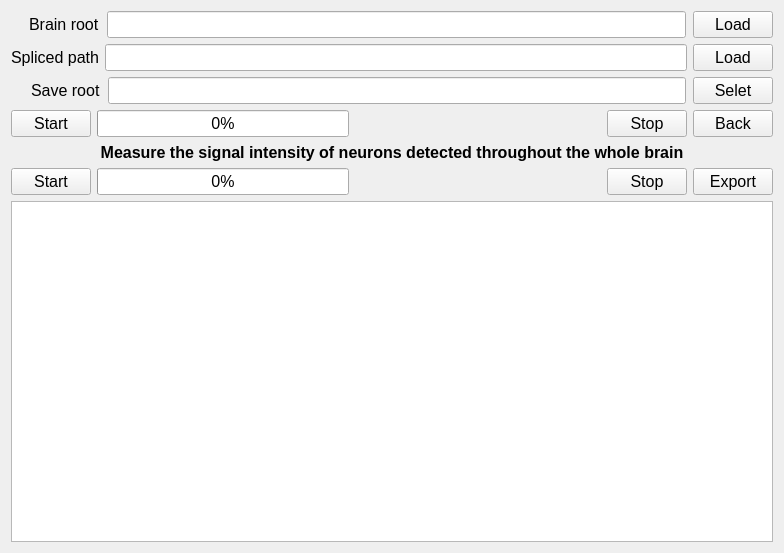
<?xml version="1.0" encoding="UTF-8"?>
<ui version="4.0">
 <class>Post</class>
 <widget class="QWidget" name="Post">
  <property name="geometry">
   <rect>
    <x>0</x>
    <y>0</y>
    <width>784</width>
    <height>553</height>
   </rect>
  </property>
  <property name="font">
   <font>
    <family>Arial</family>
    <pointsize>12</pointsize>
    <weight>50</weight>
    <italic>false</italic>
    <bold>false</bold>
   </font>
  </property>
  <property name="windowTitle">
   <string>Post</string>
  </property>
  <property name="styleSheet">
   <string notr="true">*{
	font: 12pt &quot;Arial&quot;;
}</string>
  </property>
  <layout class="QVBoxLayout" name="verticalLayout_2">
   <item>
    <layout class="QVBoxLayout" name="verticalLayout">
     <item>
      <layout class="QHBoxLayout" name="horizontalLayout">
       <property name="spacing">
        <number>7</number>
       </property>
       <property name="leftMargin">
        <number>18</number>
       </property>
       <item>
        <widget class="QLabel" name="label">
         <property name="text">
          <string>Brain root</string>
         </property>
        </widget>
       </item>
       <item>
        <widget class="QLineEdit" name="BrainRootLine"/>
       </item>
       <item>
        <widget class="QPushButton" name="LoadBrain">
         <property name="text">
          <string>Load</string>
         </property>
        </widget>
       </item>
      </layout>
     </item>
     <item>
      <layout class="QHBoxLayout" name="horizontalLayout_2">
       <item>
        <widget class="QLabel" name="label_2">
         <property name="text">
          <string>Spliced path</string>
         </property>
        </widget>
       </item>
       <item>
        <widget class="QLineEdit" name="SplicePathLine"/>
       </item>
       <item>
        <widget class="QPushButton" name="LoadSpliced">
         <property name="text">
          <string>Load</string>
         </property>
        </widget>
       </item>
      </layout>
     </item>
     <item>
      <layout class="QHBoxLayout" name="horizontalLayout_3">
       <property name="spacing">
        <number>7</number>
       </property>
       <property name="leftMargin">
        <number>20</number>
       </property>
       <item>
        <widget class="QLabel" name="label_3">
         <property name="text">
          <string>Save root</string>
         </property>
        </widget>
       </item>
       <item>
        <widget class="QLineEdit" name="SaveRootLine"/>
       </item>
       <item>
        <widget class="QPushButton" name="SeletSave">
         <property name="text">
          <string>Selet</string>
         </property>
        </widget>
       </item>
      </layout>
     </item>
     <item>
      <layout class="QHBoxLayout" name="horizontalLayout_4">
       <item>
        <widget class="QPushButton" name="Start">
         <property name="text">
          <string>Start</string>
         </property>
        </widget>
       </item>
       <item>
        <widget class="QProgressBar" name="progressBar">
         <property name="value">
          <number>0</number>
         </property>
        </widget>
       </item>
       <item>
        <spacer name="horizontalSpacer">
         <property name="orientation">
          <enum>Qt::Horizontal</enum>
         </property>
         <property name="sizeHint" stdset="0">
          <size>
           <width>40</width>
           <height>20</height>
          </size>
         </property>
        </spacer>
       </item>
       <item>
        <widget class="QPushButton" name="Stop">
         <property name="text">
          <string>Stop</string>
         </property>
        </widget>
       </item>
       <item>
        <widget class="QPushButton" name="Back">
         <property name="text">
          <string>Back</string>
         </property>
        </widget>
       </item>
      </layout>
     </item>
     <item>
      <widget class="QLabel" name="label_4">
       <property name="font">
        <font>
         <family>Arial</family>
         <pointsize>12</pointsize>
         <weight>50</weight>
         <italic>false</italic>
         <bold>false</bold>
        </font>
       </property>
       <property name="contextMenuPolicy">
        <enum>Qt::NoContextMenu</enum>
       </property>
       <property name="layoutDirection">
        <enum>Qt::LeftToRight</enum>
       </property>
       <property name="text">
        <string>&lt;html&gt;&lt;head/&gt;&lt;body&gt;&lt;p&gt;&lt;span style=&quot; font-weight:600;&quot;&gt;Measure the signal intensity of neurons detected throughout the whole brain&lt;/span&gt;&lt;/p&gt;&lt;/body&gt;&lt;/html&gt;</string>
       </property>
       <property name="alignment">
        <set>Qt::AlignCenter</set>
       </property>
      </widget>
     </item>
     <item>
      <layout class="QHBoxLayout" name="horizontalLayout_5">
       <item>
        <widget class="QPushButton" name="Start_intensity">
         <property name="text">
          <string>Start</string>
         </property>
        </widget>
       </item>
       <item>
        <widget class="QProgressBar" name="progressBar_inetensity">
         <property name="value">
          <number>0</number>
         </property>
        </widget>
       </item>
       <item>
        <spacer name="horizontalSpacer_2">
         <property name="orientation">
          <enum>Qt::Horizontal</enum>
         </property>
         <property name="sizeHint" stdset="0">
          <size>
           <width>40</width>
           <height>20</height>
          </size>
         </property>
        </spacer>
       </item>
       <item>
        <widget class="QPushButton" name="Stop_intensity">
         <property name="text">
          <string>Stop</string>
         </property>
        </widget>
       </item>
       <item>
        <widget class="QPushButton" name="Export_intensity">
         <property name="text">
          <string>Export</string>
         </property>
        </widget>
       </item>
      </layout>
     </item>
     <item>
      <widget class="QPlainTextEdit" name="PostPrintText"/>
     </item>
    </layout>
   </item>
  </layout>
 </widget>
 <resources/>
 <connections/>
</ui>
